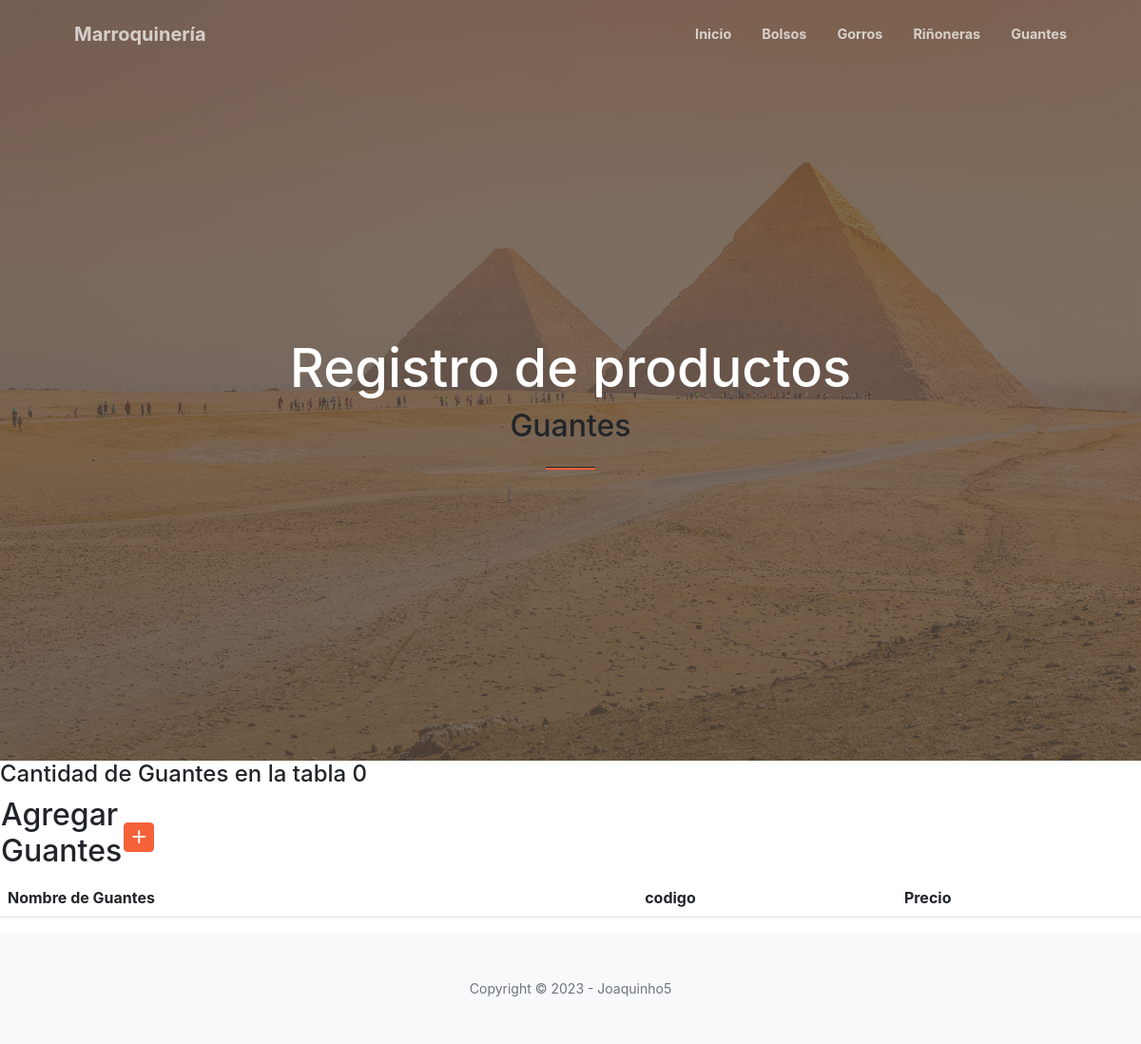
Page /guantes/ on the earlier database version.
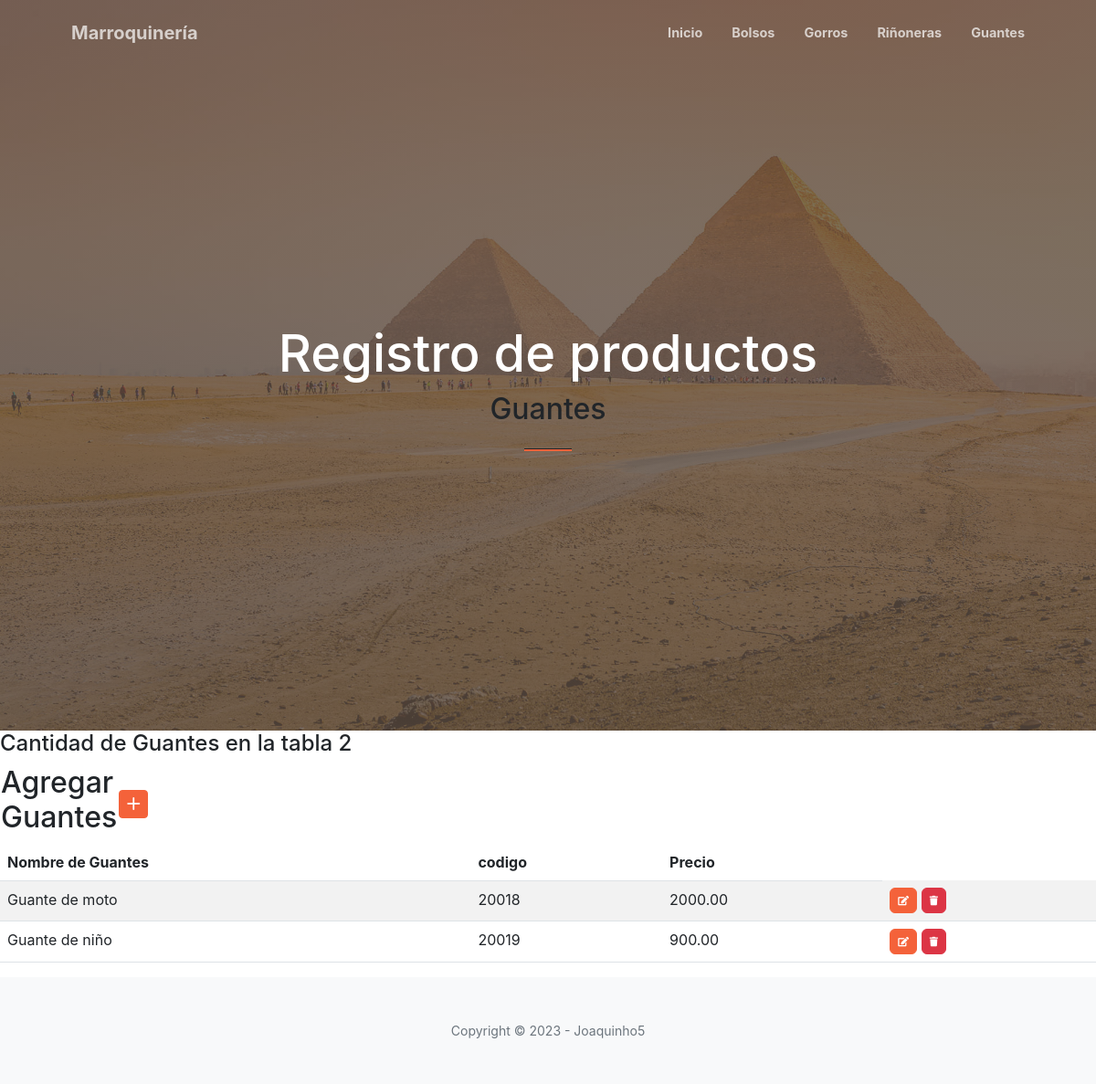
Same page on the later database version.
### aplicacion/models.py (models this page shows, shortened)
class Guante(models.Model):
    nombre = models.CharField(max_length=200)
    codigo = models.CharField(max_length=200)
    precio = models.DecimalField(max_digits=10, decimal_places=2)

### aplicacion/views.py (the view)
# urls.py: path('guantes/', guante, name="guante"),
def guante(request):
    contexto = {'Guantes': Guante.objects.all()}
    return render(request, "aplicacion/guante.html", contexto)

### aplicacion/templates/aplicacion/guante.html
{% extends 'aplicacion/base.html' %}
{% load static %}
{% block titulo %}
    Guantes
{% endblock titulo %}
{% block contenido %}
<h4>Cantidad de Guantes en la tabla {{ Guantes|length }}</h4>
<table>
    <tr>
        <td width="120"><h2>Agregar Guantes</h2></td>
        <td>
            <a href="{% url 'createGuante' %}" class="btn btn-primary btn-sm">
                <i class="bi bi-plus-lg" title="New Record"></i>
            </a>
        </td>
    </tr>
</table>
<table class="table table-striped">
    <thead>
        <tr>
            <th>Nombre de Guantes</th>
            <th>codigo</th>
            <th>Precio</th>
        </tr>
    </thead>
    <tbody>
{% for g in Guantes %}
        <tr>
            <td>{{ g.nombre }}</td>
            <td>{{ g.codigo }}</td>
            <td>{{ g.precio }}</td>
            <td>
                <a href="{% url 'updateGuante' g.id %}" class="btn btn-primary" style="--bs-btn-padding-y: .25rem; --bs-btn-padding-x: .5rem; --bs-btn-font-size: .75rem;">
                    <i class="fas fa-edit fa-sm" title="Edit Record"></i>
                </a>
                <a href="{% url 'deleteGuante' g.id %}" class="btn btn-danger" style="--bs-btn-padding-y: .25rem; --bs-btn-padding-x: .5rem; --bs-btn-font-size: .75rem;">
                    <i class="fas fa-trash fa-sm" title="Delete Record"></i>
                </a>
            </td>
        </tr>
{% endfor %}
    </tbody>
</table>
{% endblock contenido %}

Differences in the rows shown:
added Guante: nombre "Guante de moto", codigo "20018", precio "2000.00"
added Guante: nombre "Guante de niño", codigo "20019", precio "900.00"
Other differences:
{{ Guantes|length }}: "0" → "2"
